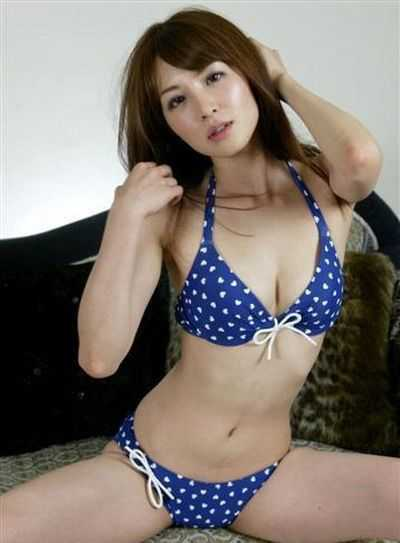
#> input picture image/1.jpg, 400 x 543 px
$ python deconvolution.py ../image/1.jpg
#> lines starting #> are read from the running program, lines starting #| are printed output that depends on the picture
#!/usr/bin/env python

'''
Wiener deconvolution.

Sample shows how DFT can be used to perform Weiner deconvolution [1]
of an image with user-defined point spread function (PSF)

Usage:
  deconvolution.py  [--circle]
      [--angle <degrees>]
      [--d <diameter>]
      [--snr <signal/noise ratio in db>]
      [<input image>]

  Use sliders to adjust PSF paramitiers.
  Keys:
    SPACE - switch btw linear/cirular PSF
    ESC   - exit

Examples:
  deconvolution.py --angle 135 --d 22  ../data/licenseplate_motion.jpg
    (image source: http://www.topazlabs.com/infocus/_images/licenseplate_compare.jpg)

  deconvolution.py --angle 86 --d 31  ../data/text_motion.jpg
  deconvolution.py --circle --d 19  ../data/text_defocus.jpg
    (image source: compact digital photo camera, no artificial distortion)


[1] http://en.wikipedia.org/wiki/Wiener_deconvolution
'''

# Python 2/3 compatibility
from __future__ import print_function

import numpy as np
import cv2 as cv

# local module


def blur_edge(img, d=31):
#> called with d = 31
    h, w  = img.shape[:2]
#> h = 543; w = 400
    img_pad = cv.copyMakeBorder(img, d, d, d, d, cv.BORDER_WRAP)
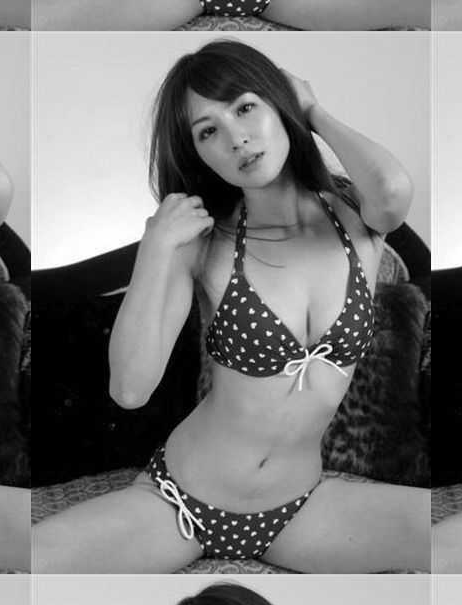
#> img_pad: shape (605, 462) float32; min 0, max 1, mean 0.489
    img_blur = cv.GaussianBlur(img_pad, (2*d+1, 2*d+1), -1)[d:-d,d:-d]
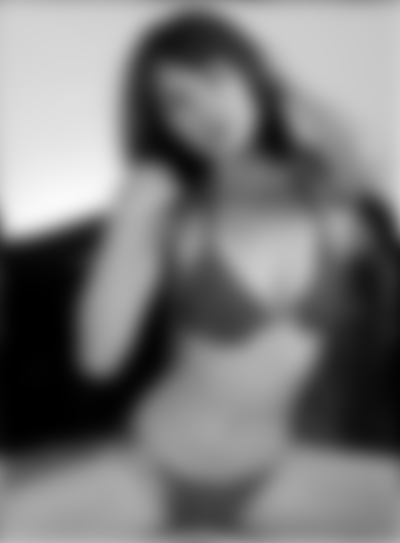
#> img_blur: shape (543, 400) float32; min 0.000172, max 0.979, mean 0.477
    y, x = np.indices((h, w))
    dist = np.dstack([x, w-x-1, y, h-y-1]).min(-1)
    w = np.minimum(np.float32(dist)/d, 1.0)
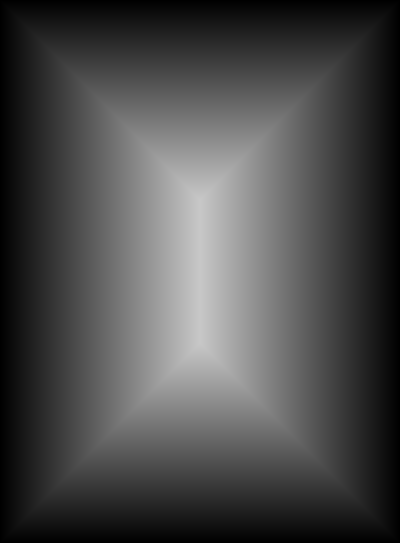
#> dist: shape (543, 400) int64; min 0, max 199, mean 74.9
    return img*w + img_blur*(1-w)
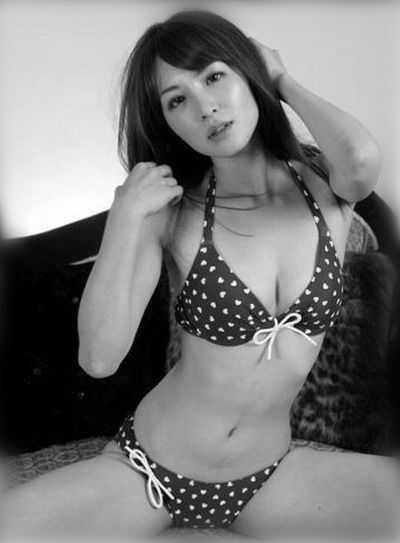
#> returned value: shape (543, 400) float32; min 0, max 1, mean 0.476

def motion_kernel(angle, d, sz=65):
    kern = np.ones((1, d), np.float32)
    c, s = np.cos(angle), np.sin(angle)
    A = np.float32([[c, -s, 0], [s, c, 0]])
    sz2 = sz // 2
    A[:,2] = (sz2, sz2) - np.dot(A[:,:2], ((d-1)*0.5, 0))
    kern = cv.warpAffine(kern, A, (sz, sz), flags=cv.INTER_CUBIC)
    return kern

def defocus_kernel(d, sz=65):
    kern = np.zeros((sz, sz), np.uint8)
    cv.circle(kern, (sz, sz), d, 255, -1, cv.LINE_AA, shift=1)
    kern = np.float32(kern) / 255.0
    return kern


if __name__ == '__main__':
    print(__doc__)
    import sys, getopt
    opts, args = getopt.getopt(sys.argv[1:], '', ['circle', 'angle=', 'd=', 'snr='])
    opts = dict(opts)
    try:
        fn = args[0]
    except:
        fn = '../data/licenseplate_motion.jpg'

    win = 'deconvolution'

    img = cv.imread(fn, 0)
    if img is None:
        print('Failed to load fn1:', fn1)
        sys.exit(1)

    img = np.float32(img)/255.0
    cv.imshow('input', img)

    img = blur_edge(img)
    IMG = cv.dft(img, flags=cv.DFT_COMPLEX_OUTPUT)

    defocus = '--circle' in opts

    def update(_):
        ang = np.deg2rad( cv.getTrackbarPos('angle', win) )
        d = cv.getTrackbarPos('d', win)
        noise = 10**(-0.1*cv.getTrackbarPos('SNR (db)', win))

        if defocus:
            psf = defocus_kernel(d)
        else:
            psf = motion_kernel(ang, d)
        cv.imshow('psf', psf)
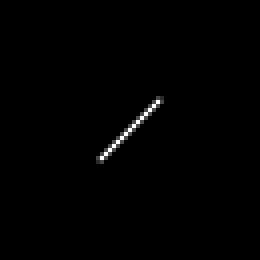
#> window 'psf': shape (65, 65) (shown 4 times larger); min 0, max 255, mean 1.5

        psf /= psf.sum()
        psf_pad = np.zeros_like(img)
        kh, kw = psf.shape
        psf_pad[:kh, :kw] = psf
        PSF = cv.dft(psf_pad, flags=cv.DFT_COMPLEX_OUTPUT, nonzeroRows = kh)
        PSF2 = (PSF**2).sum(-1)
        iPSF = PSF / (PSF2 + noise)[...,np.newaxis]
        RES = cv.mulSpectrums(IMG, iPSF, 0)
        res = cv.idft(RES, flags=cv.DFT_SCALE | cv.DFT_REAL_OUTPUT )
        res = np.roll(res, -kh//2, 0)
        res = np.roll(res, -kw//2, 1)
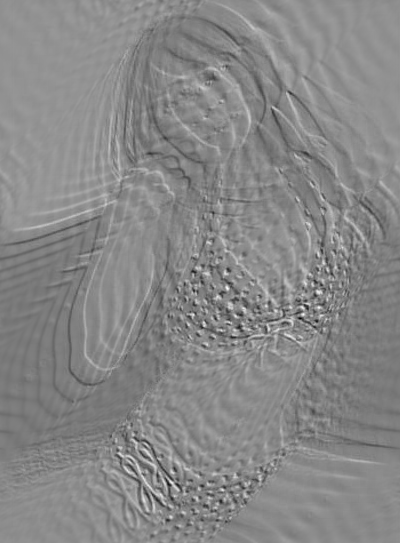
#> res: shape (543, 400) float32; min -4, max 4.41, mean 0.475; drawn with min black and max white
        cv.imshow(win, res)
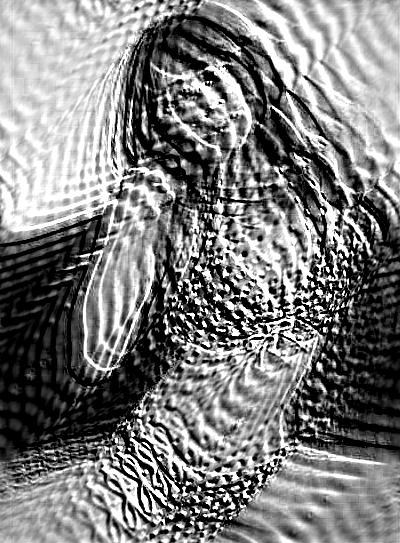
#> window 'deconvolution': shape (543, 400); min 0, max 255, mean 125.2

    cv.namedWindow(win)
    cv.namedWindow('psf', 0)
    cv.createTrackbar('angle', win, int(opts.get('--angle', 135)), 180, update)
    cv.createTrackbar('d', win, int(opts.get('--d', 22)), 50, update)
    cv.createTrackbar('SNR (db)', win, int(opts.get('--snr', 25)), 50, update)
    update(None)

    while True:
        ch = cv.waitKey()
#> (key Esc is pressed here)
        if ch == 27:
            break
        if ch == ord(' '):
            defocus = not defocus
            update(None)

$ run again, on image/3.jpg
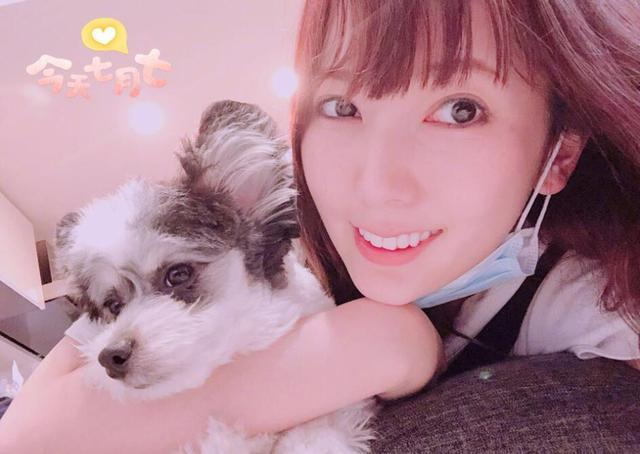
#> input picture image/3.jpg, 640 x 454 px
#> in update, `res = np.roll(res, -kw//2, 1)`:
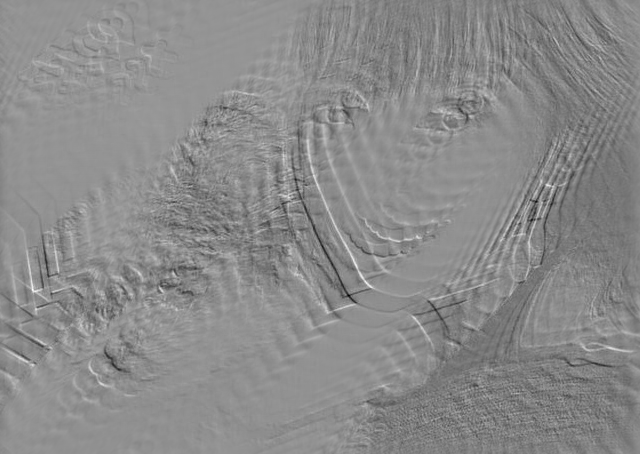
#> res: shape (454, 640) float32; min -2.72, max 3.32, mean 0.57; drawn with min black and max white
#> in update, `cv.imshow(win, res)`:
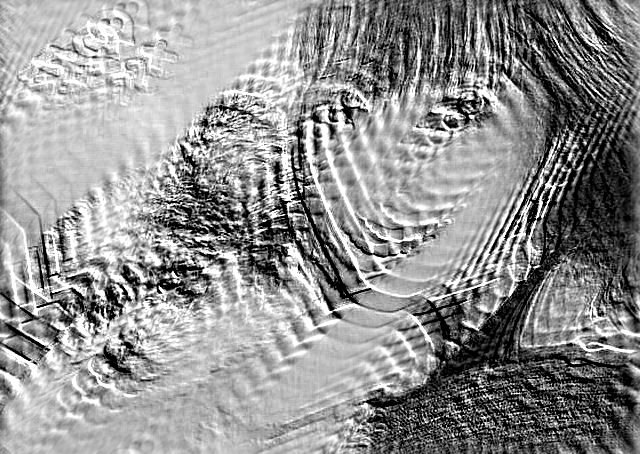
#> window 'deconvolution': shape (454, 640); min 0, max 255, mean 145.4
